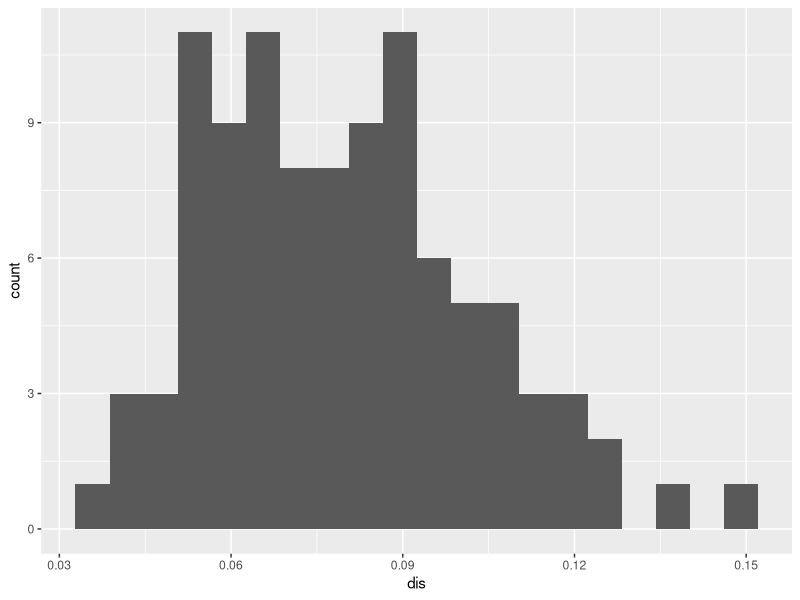

The R script that drew this image:
## ---- chunk 1

library(ggplot2)


## ---- chunk 2

##calculate D

D<-function(x,y){       #x: observations, y: distribution
  n<-length(x)
  m<-length(y)
  f<-replicate(n,0)
  
  sx<-sort(x)
  sy<-sort(y)
  
  for (i in 1:n) {
    f[i]<-abs(as.numeric( i/n-rank(c(sx[i],sy))[1]/(m+1))) #calculate difference of p
    
    ##the following may be wrong for it calculate the difference of quantile
    #f[i]<-abs(as.numeric(quantile(x,probs = (i-1)/(n-1))-quantile(y,probs = (i-1)/(n-1))))
  }
  max(f)
}

## ---- chunk 3
##KS-TEST

MC.KS<-function(x,y,times,size=100,probs =.05,plot=FALSE){       
  #y is a vector, size: sample size, times: sample times
  dis<-replicate(times,D(sample(y,size,replace = TRUE),y)) 
  # sample to generate distribution of D
  
  p.val<-length(dis[dis>=D(x,y)])/times 
  #calculate p-value using estimate distribution
  
  cat(c("D=",D(x,y),"\n"))   #print outcome
  if(p.val>=probs){
    cat("they are from the same distribution.\n")
    cat(t(data.frame(c("p-value =",p.val,"\n"))))
  }
  else{
    cat("they are NOT from the same distribution.\n")
    cat(t(data.frame("p-value =",p.val,"\n")))
  }
  if(plot){
    ggplot(data.frame(dis),aes(x=dis))+geom_histogram(bins = 20)
  }
}

## ---- chunk 4


precip <- c(0.020, 0.001, 0.001, 0.120, 0.080, 0.420, 1.720, 0.050, 0.010, 0.010,0.003,0.001,0.003, 0.270, 0.001, 0.060, 0.050, 2.130, 0.040, 1.100, 0.020, 0.001,0.140, 0.080, 0.210, 0.070, 0.320, 0.240, 0.290, 0.001, 0.290, 1.130, 0.003,
0.010, 0.190, 0.002, 0.010, 0.040, 0.002,0.070, 0.450, 0.010, 0.180, 0.670, 0.003, 0.010, 0.040, 0.002, 0.490, 0.020, 0.020, 0.340, 0.140, 0.370, 0.330,
0.330, 0.350, 0.010, 0.500, 0.760, 1.060, 0.002 ,0.060, 0.160 ,0.270, 0.250,
0.290, 0.020, 0.050, 0.460, 0.070, 0.410, 0.020, 0.080, 0.210, 0.010, 0.440,
0.020, 0.050 ,0.110, 1.500, 0.003, 0.180 ,0.010, 0.002, 0.240, 0.010, 0.750,
0.010, 0.140 ,0.130, 0.010, 0.010 ,0.270, 0.450, 1.780, 0.250, 0.240, 0.004,
0.210, 0.170, 0.830, 0.150, 0.030, 0.030, 0.500 ,0.040, 0.090 ,0.040 ,0.060,
0.060, 0.120, 0.003, 0.003, 0.400, 0.020, 0.510, 0.003, 0.020, 0.020, 0.020,
0.010, 0.001, 0.140, 0.001, 0.100, 0.010 ,1.090 ,0.010, 0.002, 0.001, 0.840,
0.030, 0.350, 0.070, 0.001, 0.002, 0.002, 0.200, 0.060, 0.140, 0.010, 0.020,
0.020, 0.002, 0.001, 0.550, 0.130, 0.190, 2.100, 0.090, 0.350, 0.790, 0.320,
1.350,0.170,0.020,0.002, 0.010,0.250,0.230,0.170,0.010,0.020,0.001,
0.010,0.020,0.110,0.210,1.260,0.010,0.730,0.100,0.090,0.007, 0.360,
0.770,0.210,1.270,0.070,0.080,0.160,0.260,0.010,0.230,0.080,0.020,
0.010,0.290,0.010,0.010,0.070,0.400,0.002, 0.003, 0.010,0.090,0.160,
0.040,0.270,0.730,0.410,0.030,0.120,0.030,1.040,0.060,0.090,0.730,
0.040,0.160,0.590,0.003, 0.002, 0.020,0.004, 0.010,0.001, 0.060,0.620,
0.010,0.520,0.110,0.003, 0.600,0.002, 0.050)


MC.KS(precip,qgamma(seq(length(precip))/(1+length(precip)),.377,1.684),100,size = 100 ,plot = TRUE)
ks.test(precip,qgamma(seq(length(precip))/(1+length(precip)),.377,1.684))



